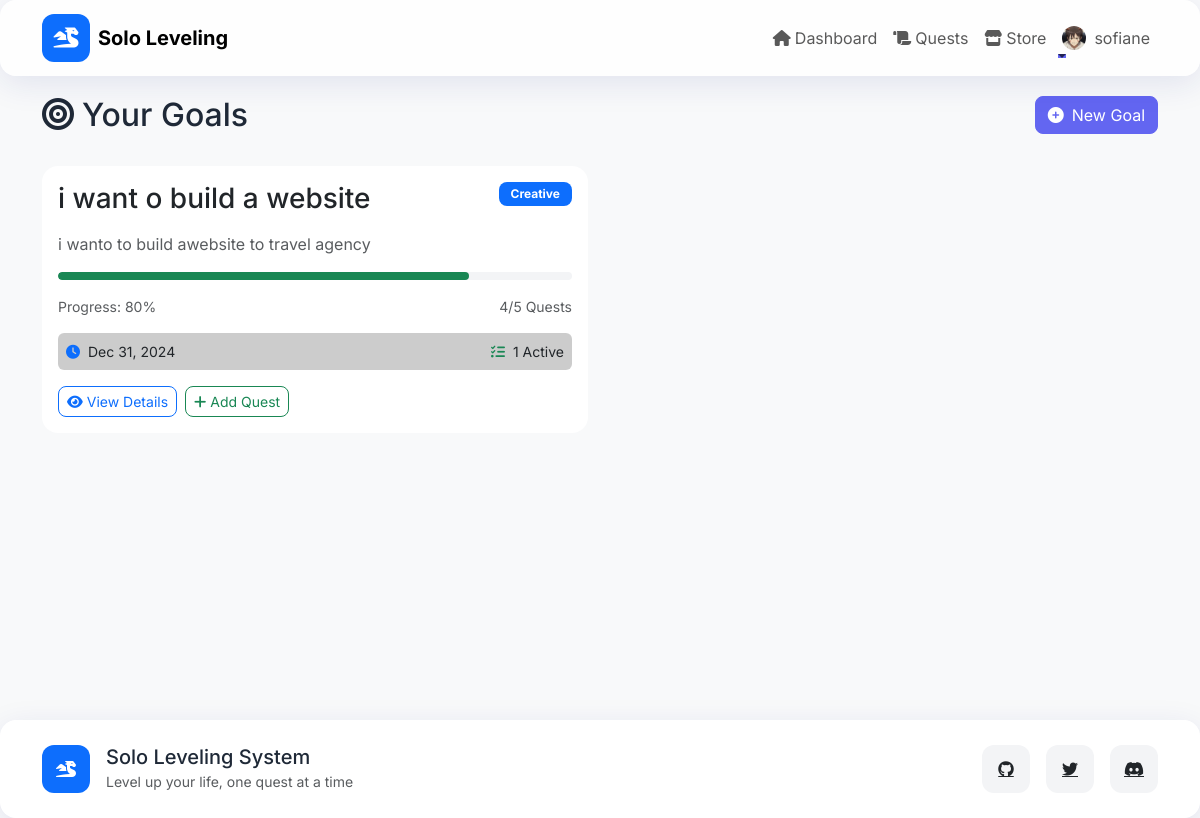
/goals/ (signed in), run on the app's committed database.
### core/models.py (models this page shows, shortened)
class UserProfile(models.Model):
    RANK_CHOICES = [
        ('F', 'F-Rank Hunter'),
        ('E', 'E-Rank Hunter'),
        ('D', 'D-Rank Hunter'),
        ('C', 'C-Rank Hunter'),
        ('B', 'B-Rank Hunter'),
        ('A', 'A-Rank Hunter'),
        ('S', 'S-Rank Hunter'),
    ]
    PERSONALITY_CHOICES = [
        ('achiever', 'Achiever'),
        ('explorer', 'Explorer'),
        ('socializer', 'Socializer'),
        ('competitor', 'Competitor'),
    ]
    user = models.OneToOneField(User, on_delete=models.CASCADE)
    name = models.CharField(max_length=100, default='Hunter')
    level = models.IntegerField(default=1)
    experience = models.IntegerField(default=0)
    coins = models.IntegerField(default=0)
    rank = models.CharField(max_length=1, choices=RANK_CHOICES, default='F', validators=[validate_rank])
    personality_type = models.CharField(max_length=50, blank=True, null=True)
    title = models.CharField(max_length=100, default='Novice Hunter')
    bio = models.TextField(blank=True)
    avatar = models.ImageField(upload_to='avatars/', null=True, blank=True)
    notification_preferences = models.JSONField(default=dict)
    strengths = models.JSONField(default=dict)
    weaknesses = models.JSONField(default=dict)
    daily_quest_limit = models.PositiveIntegerField(
        default=5,
        validators=[MinValueValidator(1), MaxValueValidator(10)]
    )
    last_quest_completion = models.DateTimeField(null=True, blank=True)
    quest_streak = models.PositiveIntegerField(default=0)
    inventory = models.JSONField(default=list, blank=True)
    strength = models.IntegerField(default=10)
    agility = models.IntegerField(default=10)
    vitality = models.IntegerField(default=10)
    sense = models.IntegerField(default=10)
    intelligence = models.IntegerField(default=10)
    class Meta:
        indexes = [
            models.Index(fields=['rank']),
            models.Index(fields=['level']),
            models.Index(fields=['personality_type']),
        ]

class Goal(models.Model):
    GOAL_TYPES = [
        ('personal', 'Personal Development'),
        ('career', 'Career'),
        ('health', 'Health & Fitness'),
        ('education', 'Education'),
        ('financial', 'Financial'),
        ('creative', 'Creative'),
        ('social', 'Social'),
        ('other', 'Other')
    ]
    title = models.CharField(max_length=200)
    description = models.TextField()
    goal_type = models.CharField(max_length=20, choices=GOAL_TYPES, default='personal')
    deadline = models.DateTimeField(null=True, blank=True)
    user = models.ForeignKey(User, on_delete=models.CASCADE)
    created_at = models.DateTimeField(auto_now_add=True)
    updated_at = models.DateTimeField(auto_now=True)
    is_active = models.BooleanField(default=True)
    priority = models.IntegerField(
        default=1,
        validators=[MinValueValidator(1), MaxValueValidator(5)]
    )
    @property
    def completion_percentage(self):
        total_quests = self.quests.count()
        if total_quests == 0:
            return 0
        completed_quests = self.quests.filter(status='completed').count()
        return int((completed_quests / total_quests) * 100)
    @property
    def completed_quests_count(self):
        return self.quests.filter(status='completed').count()
    @property
    def active_quests_count(self):
        return self.quests.filter(status='in_progress').count()
    @property
    def total_quests_count(self):
        return self.quests.count()
    @property
    def is_completed(self):
        return self.completion_percentage == 100
    class Meta:
        indexes = [
            models.Index(fields=['user', 'deadline']),
            models.Index(fields=['user', 'is_active']),
        ]
        ordering = ['-created_at']

### core/views.py (the view)
# urls.py: path('goals/', views.goal_list, name='goal_list'),
@login_required
def goal_list(request):
    goals = Goal.objects.filter(user=request.user).order_by('deadline')
    return render(request, 'core/goal_list.html', {'goals': goals})

### templates/core/goal_list.html (shortened to what this page needs)
{% extends 'core/base.html' %}
{% load static %}
{% block content %}
<div class="container py-4">
    <div class="row mb-4">
        <div class="col-md-8">
            <h2 class="glow-text">
                <i class="fas fa-bullseye me-2"></i>Your Goals
            </h2>
        </div>
        <div class="col-md-4 text-md-end">
            <a href="{% url 'goal_create' %}" class="btn btn-primary shadow-pulse">
                <i class="fas fa-plus-circle me-2"></i>New Goal
            </a>
        </div>
    </div>
    {% if goals %}
        <div class="row">
            {% for goal in goals %}
                <div class="col-md-6 mb-4">
                    <div class="card glass-morphism h-100">
                        <div class="card-body">
                            <div class="d-flex justify-content-between align-items-start mb-3">
                                <h3 class="card-title mb-0">{{ goal.title }}</h3>
                                <span class="badge bg-primary">{{ goal.get_goal_type_display }}</span>
                            </div>
                            <p class="card-text text-muted mb-3">{{ goal.description }}</p>
                            <div class="progress mb-3" style="height: 8px;">
                                <div class="progress-bar bg-success"
                                     role="progressbar"
                                     style="width: {{ goal.completion_percentage }}%"
                                     aria-valuenow="{{ goal.completion_percentage }}"
                                     aria-valuemin="0"
                                     aria-valuemax="100">
                                </div>
                            </div>
                            <div class="d-flex justify-content-between align-items-center small text-muted mb-3">
                                <span>Progress: {{ goal.completion_percentage }}%</span>
                                <span>{{ goal.completed_quests_count }}/{{ goal.total_quests_count }} Quests</span>
                            </div>
                            <div class="goal-stats small mb-3">
                                <div class="row">
                                    <div class="col">
                                        <i class="fas fa-clock text-primary me-1"></i>
                                        {{ goal.deadline|date:"M d, Y" }}
                                    </div>
                                    <div class="col text-end">
                                        <i class="fas fa-tasks text-success me-1"></i>
                                        {{ goal.active_quests_count }} Active
                                    </div>
                                </div>
                            </div>
                            <div class="d-flex gap-2">
                                <a href="{% url 'goal_detail' goal.id %}" class="btn btn-outline-primary btn-sm">
                                    <i class="fas fa-eye me-1"></i>View Details
                                </a>
                                {% if not goal.is_completed %}
                                    <a href="{% url 'quest_create' %}?goal={{ goal.id }}" class="btn btn-outline-success btn-sm">
                                        <i class="fas fa-plus me-1"></i>Add Quest
                                    </a>
                                {% endif %}
                            </div>
                        </div>
                    </div>
                </div>
            {% endfor %}
        </div>
    {% endif %}
</div>
{% endblock %}

### templates/core/base.html (shortened to what this page needs)
<!DOCTYPE html>
{% load static %}
<html lang="en">
<head>
    <link href="https://cdn.jsdelivr.net/npm/bootstrap@5.3.0/dist/css/bootstrap.min.css" rel="stylesheet">
    <link href="https://cdnjs.cloudflare.com/ajax/libs/font-awesome/6.0.0/css/all.min.css" rel="stylesheet">
    <link href="https://unpkg.com/aos@2.3.1/dist/aos.css" rel="stylesheet">
    <link href="{% static 'css/main.css' %}" rel="stylesheet">
</head>
<body class="bg-light d-flex flex-column min-vh-100">
    <nav class="navbar navbar-expand-lg navbar-light fixed-top glass-card">
        <div class="container">
            <a class="navbar-brand d-flex align-items-center" href="{% url 'home' %}">
                <div class="icon-container bg-primary text-white me-2">
                    <i class="fas fa-dragon"></i>
                </div>
                <span class="fw-bold">Solo Leveling</span>
            </a>
            <div class="collapse navbar-collapse" id="navbarNav">
                <ul class="navbar-nav ms-auto">
                    {% if user.is_authenticated %}
                        <li class="nav-item">
                            <a class="nav-link" href="{% url 'dashboard' %}">
                                <i class="fas fa-home me-1"></i>Dashboard
                            </a>
                        </li>
                        <li class="nav-item">
                            <a class="nav-link" href="{% url 'quest_list' %}">
                                <i class="fas fa-scroll me-1"></i>Quests
                            </a>
                        </li>
                        <li class="nav-item">
                            <a class="nav-link" href="{% url 'store' %}">
                                <i class="fas fa-store me-1"></i>Store
                            </a>
                        </li>
                        <li class="nav-item dropdown">
                            <a class="nav-link dropdown-toggle d-flex align-items-center" href="#" role="button" data-bs-toggle="dropdown">
                                {% if user.userprofile.avatar %}
                                    <img src="{{ user.userprofile.avatar.url }}" alt="Avatar" class="rounded-circle me-2" style="width: 24px; height: 24px; object-fit: cover;">
                                {% else %}
                                    <i class="fas fa-user-circle me-1"></i>
                                {% endif %}
                                {{ user.username }}
                            </a>
                        </li>
                    {% endif %}
                </ul>
            </div>
        </div>
    </nav>
    <main class="flex-shrink-0">
        {% block content %}{% endblock %}
    </main>
    <footer class="footer mt-auto py-4 bg-white glass-card">
        <div class="container">
            <div class="row align-items-center">
                <div class="col-md-6">
                    <div class="d-flex align-items-center">
                        <div class="icon-container bg-primary text-white me-3">
                            <i class="fas fa-dragon"></i>
                        </div>
                        <div>
                            <h5 class="mb-0">Solo Leveling System</h5>
                            <small class="text-muted">Level up your life, one quest at a time</small>
                        </div>
                    </div>
                </div>
                <div class="col-md-6 text-md-end mt-3 mt-md-0">
                    <div class="d-flex justify-content-md-end gap-3">
                        <a href="#" class="text-dark">
                            <div class="icon-container">
                                <i class="fab fa-github"></i>
                            </div>
                        </a>
                        <a href="#" class="text-dark">
                            <div class="icon-container">
                                <i class="fab fa-twitter"></i>
                            </div>
                        </a>
                        <a href="#" class="text-dark">
                            <div class="icon-container">
                                <i class="fab fa-discord"></i>
                            </div>
                        </a>
                    </div>
                </div>
            </div>
        </div>
    </footer>
</body>
</html>

### static/css/main.css (style rules this page uses)
:root { --primary-color: #6366f1; --secondary-color: #4f46e5; --success-color: #22c55e; --danger-color: #ef4444; --warning-color: #f59e0b; --info-color: #3b82f6; --light-color: #f3f4f6; --dark-color: #1f2937; --font-primary: 'Inter', sans-serif; --font-secondary: 'Poppins', sans-serif; --transition-fast: 0.2s; --transition-normal: 0.3s; --transition-slow: 0.5s; }
body { font-family: var(--font-primary); background-color: var(--light-color); color: var(--dark-color); }
.glass-card { background: rgba(255, 255, 255, 0.7); backdrop-filter: blur(10px); border: 1px solid rgba(255, 255, 255, 0.125); border-radius: 1rem; box-shadow: 0 8px 32px 0 rgba(31, 38, 135, 0.1); }
.navbar { backdrop-filter: blur(10px); background: rgba(255, 255, 255, 0.8); }
.nav-link { position: relative; transition: color var(--transition-fast); }
.nav-link::after { content: ''; position: absolute; width: 0; height: 2px; bottom: 0; left: 0; background-color: var(--primary-color); transition: width var(--transition-fast); }
.btn { border-radius: 0.5rem; transition: all var(--transition-fast); }
.btn-primary { background-color: var(--primary-color); border-color: var(--primary-color); }
.card { border: none; border-radius: 1rem; transition: transform var(--transition-fast); }
.progress { height: 1rem; border-radius: 0.5rem; background-color: var(--light-color); }
.progress-bar { border-radius: 0.5rem; }
.badge { padding: 0.5em 1em; border-radius: 0.5rem; }
.icon-container { width: 3rem; height: 3rem; display: flex; align-items: center; justify-content: center; border-radius: 0.75rem; background-color: var(--light-color); transition: all var(--transition-fast); }

### templates/core/base.html (style rules this page uses)
main { margin-top: 72px; min-height: calc(100vh - 72px - 80px); }

### templates/core/goal_list.html (style rules this page uses)
.goal-stats { padding: 0.5rem; background: rgba(0, 0, 0, 0.2); border-radius: 6px; margin: 1rem 0; }

### data on the page
Goal: title "i want o build a website", goal_type "Creative", description "i wanto to build awebsite to travel agency", completion_percentage "80", completed_quests_count "4", total_quests_count "5", deadline "Dec 31, 2024", active_quests_count "1"

### other printed values
{{ user.username }} "sofiane"
